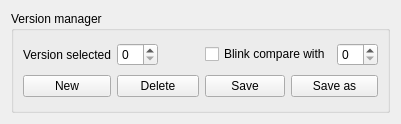
<?xml version="1.0" encoding="UTF-8"?>
<ui version="4.0">
 <class>version_manager_widget</class>
 <widget class="QWidget" name="version_manager_widget">
  <property name="geometry">
   <rect>
    <x>0</x>
    <y>0</y>
    <width>401</width>
    <height>124</height>
   </rect>
  </property>
  <property name="windowTitle">
   <string>Form</string>
  </property>
  <property name="toolTip">
   <string>Create a new postprocessing version</string>
  </property>
  <layout class="QVBoxLayout" name="verticalLayout">
   <item>
    <widget class="QGroupBox" name="groupBox">
     <property name="title">
      <string>Version manager</string>
     </property>
     <layout class="QGridLayout" name="gridLayout_2">
      <item row="1" column="0" colspan="2">
       <widget class="QPushButton" name="pushButton_new">
        <property name="toolTip">
         <string>Create a new postprocessing version</string>
        </property>
        <property name="text">
         <string>New</string>
        </property>
       </widget>
      </item>
      <item row="1" column="2" colspan="2">
       <widget class="QPushButton" name="pushButton_delete">
        <property name="toolTip">
         <string>Delete the selected postprocessing version</string>
        </property>
        <property name="text">
         <string>Delete</string>
        </property>
       </widget>
      </item>
      <item row="1" column="4" colspan="2">
       <widget class="QPushButton" name="pushButton_save">
        <property name="toolTip">
         <string>Save the selected postprocessing version using the standard suffix</string>
        </property>
        <property name="text">
         <string>Save</string>
        </property>
       </widget>
      </item>
      <item row="1" column="6" colspan="2">
       <widget class="QPushButton" name="pushButton_save_as">
        <property name="toolTip">
         <string>Save the selected postprocessing version at a location of choice</string>
        </property>
        <property name="text">
         <string>Save as</string>
        </property>
       </widget>
      </item>
      <item row="0" column="7">
       <widget class="QSpinBox" name="spinBox_compare">
        <property name="toolTip">
         <string>Select a version to compare the selected one with</string>
        </property>
       </widget>
      </item>
      <item row="0" column="4" colspan="3">
       <widget class="QCheckBox" name="checkBox_blink_compare">
        <property name="toolTip">
         <string>Alternate between selected and some other version</string>
        </property>
        <property name="text">
         <string>Blink compare with</string>
        </property>
       </widget>
      </item>
      <item row="0" column="2">
       <widget class="QSpinBox" name="spinBox_version">
        <property name="toolTip">
         <string>Select a postprocessing version. The unprocessed image is version &quot;0&quot;.</string>
        </property>
       </widget>
      </item>
      <item row="0" column="0" colspan="2">
       <widget class="QLabel" name="label_version">
        <property name="text">
         <string>Version selected</string>
        </property>
       </widget>
      </item>
     </layout>
    </widget>
   </item>
  </layout>
 </widget>
 <resources/>
 <connections/>
</ui>
